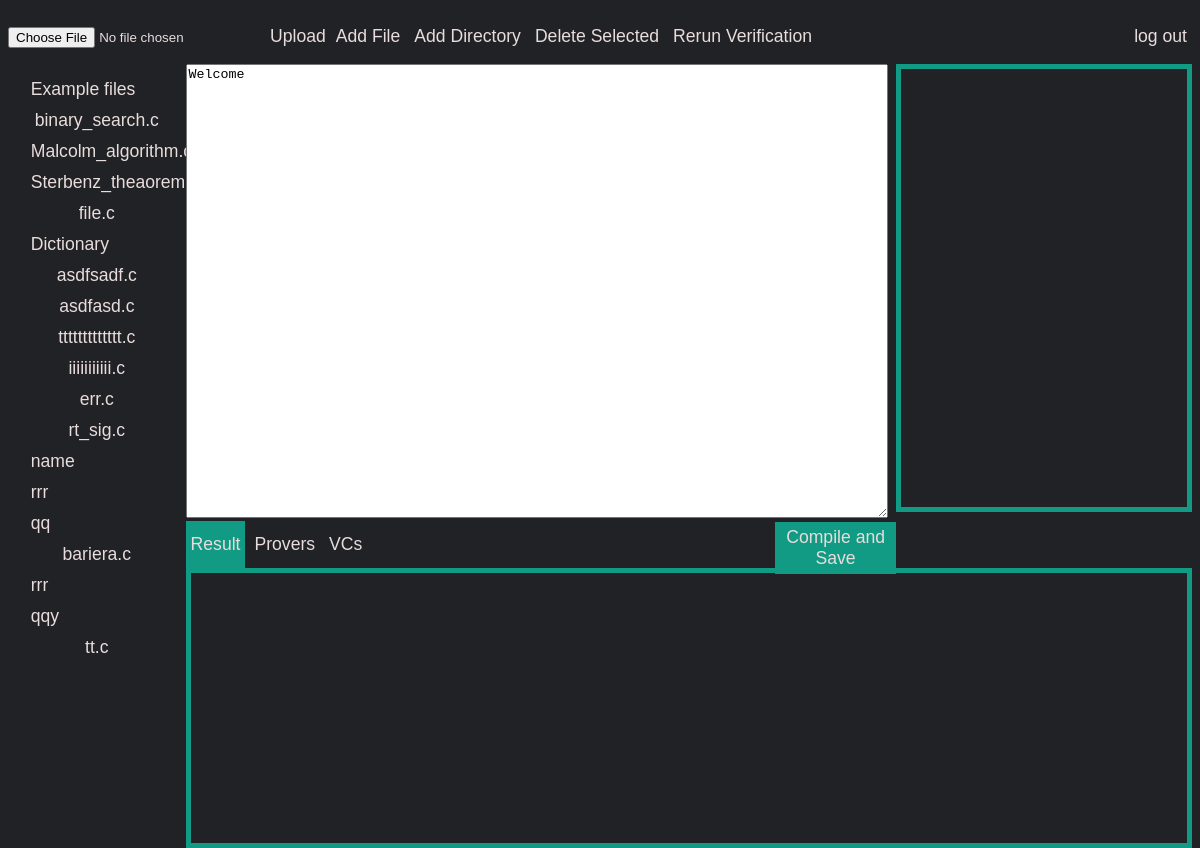
Before: / (signed in) with the older database file.
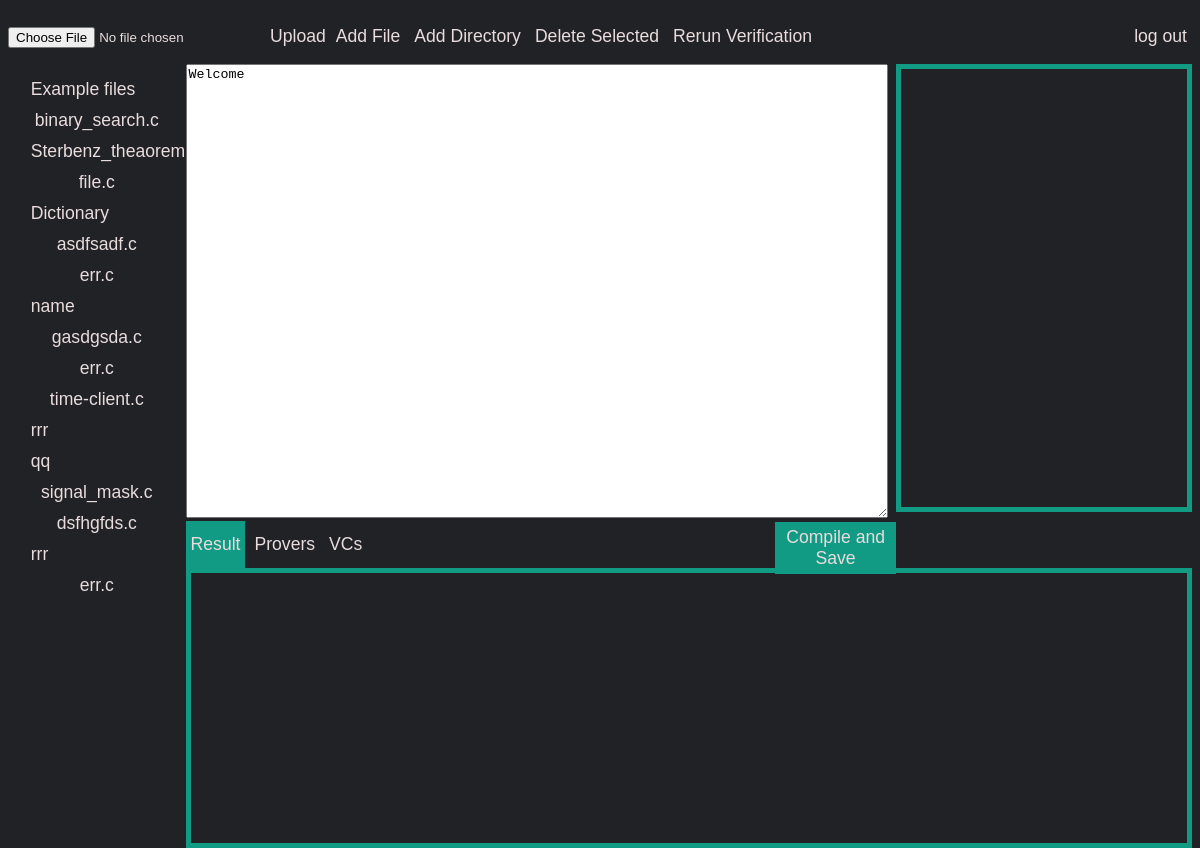
After: the same page with the newer database file.
### main/models.py (models this page shows)
class Directory(models.Model):
    name = models.CharField(max_length=50)
    description = models.CharField(max_length=150, blank=True)
    creation_date = models.DateField(default=date.today)
    owner = models.ForeignKey(User, on_delete=models.CASCADE)
    availability_flag = models.BooleanField(default=True)
    last_updated = models.DateTimeField(auto_now=True)
    parent_directory = models.ForeignKey('Directory', on_delete=models.CASCADE, blank=True, null=True)

class File(models.Model):
    name = models.CharField(max_length=50)
    description = models.CharField(max_length=150, blank=True)
    creation_date = models.DateField(default=date.today)
    owner = models.ForeignKey(User, on_delete=models.CASCADE)
    availability_flag = models.BooleanField(default=True)
    last_updated = models.DateTimeField(auto_now=True)
    directory = models.ForeignKey(Directory, on_delete=models.CASCADE, blank=True, null=True)
    code = models.CharField(max_length=10000, default="")
    prover = models.CharField(max_length=100, default="")
    vc = models.CharField(max_length=100, default="")

### main/views.py (the view)
# urls.py: path('', homeView, name='emptyHome'),
def homeView(request):
    if not request.user.is_authenticated:
        return redirect('/login')
    selectedFile, selectedDirectory = getSelected(request.user)
    directories = []
    count = 0
    for directory in Directory.objects.all():
        if directory.owner == request.user:
            if directory.availability_flag:
                directories.append((count, directory, [b for b in [(i, a) for i, a in enumerate(File.objects.filter(directory=directory.id))] if b[1].availability_flag]))
            count += 1
    uploadFileForm = UploadFileForm()
    focusOnElements = []
    result = ""
    prover = ""
    vc = 'type guard verification conditions: for example -wp-prop="-@invariant"'
    code = ""
    try:
        prover = directories[selectedDirectory][2][selectedFile][1].prover
        vc = directories[selectedDirectory][2][selectedFile][1].vc
        file = directories[selectedDirectory][2][selectedFile][1]
        code = file.code
    except:
        pass
    return render(request, "index.html", {"directories": directories, "selectedDirectory": selectedDirectory,
                                          "selectedFile": selectedFile, "code": code,
                                          "focusOnElements": focusOnElements, "lenDirectory": len(directories),
                                          "result": result, "vc": vc, "prover": prover, "uploadFileForm": uploadFileForm,
                                          "default": "default", "css": "../../static/style.css", "logged": 'yes'})

### main/forms.py
class UploadFileForm(forms.Form):
    file = forms.FileField(validators=[validateFile])

### main/utility_functions.py (called while the page is built)
def getSelected(owner):
    selected = Selected.objects.filter(owner=owner)[0]
    return selected.selected_file, selected.selected_directory

### main/templates/index.html (shortened to what this page needs)
{% load static %}
<!DOCTYPE html>
<html lang="en">
<head>
    <link rel="stylesheet" href="{% static 'css/style.css' %}" type="text/css" />
    <link rel="stylesheet" href="{% static 'codemirror-5.61.1/lib/codemirror.css' %}">
    <link rel="stylesheet" href="{% static 'codemirror-5.61.1/addon/hint/show-hint.css' %}">
</head>
<body class="version1">
    {% if logged == 'yes' %}
    <div class="app">
        <nav class="menu_bar">
            <form id="uploadFileForm" style="float: left; height: 100%" action="/upload" method="post"
                enctype="multipart/form-data">
                <input type="file" id="file" name="file" />
                <input id="uploadFileButton" style="height: 100%" class="not_selected_button" type="submit"
                value="Upload">
            </form>
            <button id="newFileButton" class="not_selected_button">Add File </button>
            <button id="newDirectoryButton" class="not_selected_button">Add Directory </button>
            <button id="deleteButton" class="not_selected_button">Delete Selected</button>
            <button id="rerunButton" class="not_selected_button">Rerun Verification</button>
            <form style="float: right; height: 100%" action="/logout" method="post" enctype="multipart/form-data">
                <input style="float: left; height: 100%" class="not_selected_button" type="submit" value="log out">
            </form>
        </nav>
        <nav class="file_selection_dialog">
            <div id="fileTree">
                {% for i, directory, files in directories %}
                    <div id="dir{{i}}">
                        <button id="{{i}}" style="text-align: left" class="not_selected_button_directory">{{directory.name}} </button>
                        {% for j, file in files %}
                            <button id="{{i}}_{{j}}" class="not_selected_button_file_tree">{{file.name}}.c </button>
                        {% endfor %}
                    </div>
                {% endfor %}
            </div>
        </nav>
        <main id="main" class="main_content">
            <textarea id="code" style="width: 98%; height: 100%" name='code'
                placeholder="write your code here">Welcome</textarea>
            <button id="compile" style="margin-left: 83%" class="selected_button">Compile and Save</button>
        </main>
        <div id="focus" style="overflow-y:scroll;" class="focus_on_elements"></div>
        <nav class="tabs">
            <button id="resultButtonSelected" class="selected_button">Result</button>
            <button id="proversButtonNotSelected" class="not_selected_button">Provers</button>
            <button id="vcsButtonNotSelected" class="not_selected_button">VCs</button>
        </nav>
        <div class="tab_content">
        </div>
    </div>
    {% endif %}
</body>
</html>

### static/css/style.css (style rules this page uses)
.version1 { --back_ground: #212225; --hover: #2d2d2e; --selected: #129b84; --font: #e9dcdc; }
html { height: 100%; }
.menu_bar { height: 10%; width: 100%; min-height: 40px; }
.app { height: 100%; width: 100%; }
body { background-color: var(--back_ground); color: var(--font); height: 100%; }
.file_selection_dialog { height: 13%; width: 80%; min-height: 60px; }
.selected_button { background-color: var(--selected); border: none; color: var(--font); text-decoration: none; font-size: 110%; font-weight: 200; cursor: pointer; padding: 5px; }
.not_selected_button { background-color: var(--back_ground); border: none; color: var(--font); text-decoration: none; font-size: 110%; font-weight: 200; cursor: pointer; padding: 5px; }
.not_selected_button_file_tree { background-color: var(--back_ground); border: none; color: var(--font); text-decoration: none; font-size: 110%; font-weight: 200; cursor: pointer; padding: 5px; }
.not_selected_button_directory { text-align: left; background-color: var(--back_ground); border: none; color: var(--font); text-decoration: none; font-size: 110%; font-weight: 200; cursor: pointer; padding: 5px; }
main { height: 75%; width: 70%; }
.focus_on_elements { height: 25%; width: 80%; padding-top: 10px; padding-bottom: 10px; min-height: 110px; overflow-y:scroll; border: 5px solid var(--selected); }
.main_content { width: 100%; height: 80%; min-height: 300px; }
.tab_content { width: 95%; padding: 10px; height: 50%; overflow-y:scroll; border: 5px solid var(--selected); min-height: 250px; }
@media (min-width: 750px) { .app { display: grid; grid-template-columns: 15% auto 25%; grid-template-rows: 7% auto 7% 30%; grid-template-areas: 'header header header' 'files main focus' 'files tab tab' 'files tab_content tab_content'; } }
@media (min-width: 750px) { .file_selection_dialog button { width: 80%; margin-left: 10%; } }
@media (min-width: 750px) { .menu_bar { grid-area: header; height: auto; width: auto; } }
@media (min-width: 750px) { .menu_bar button { height: 100%; } }
@media (min-width: 750px) { .file_selection_dialog { padding-top: 10px; grid-area: files; height: auto; width: auto; } }
@media (min-width: 750px) { .main_content { grid-area: main; height: auto; width: auto; } }
@media (min-width: 750px) { .focus_on_elements { grid-area: focus; height: auto; width: auto; padding: 10px; } }
@media (min-width: 750px) { .tabs { grid-area: tab; height: auto; width: auto; padding-top: 9px; } }
@media (min-width: 750px) { .tabs button { height: 100%; } }
@media (min-width: 750px) { .tab_content { grid-area: tab_content; height: auto; width: auto; } }
@media (min-width: 750px) { .app { padding-left: 0px; } }

Changed rows visible on the page:
no longer on this page (row edited): Directory: name "qqy"
no longer on this page (row edited): File: name "tt", shown under "qqy"
changed Directory "Example files": loses File (name "Malcolm_algorithm")
changed Directory "Dictionary": loses File (name "asdfasd"); loses File (name "ttttttttttttt"); loses File (name "iiiiiiiiiii"); loses File (name "rt_sig")
added File: name "gasdgsda", shown under Directory "name"
added File: name "err", shown under Directory "name"
added File: name "time-client", shown under Directory "name"
changed Directory "qq": loses File (name "bariera")
added File: name "signal_mask", shown under Directory "qq"
added File: name "dsfhgfds", shown under Directory "qq"
added File: name "err", shown under Directory (number 6 of 6 on the later page)
